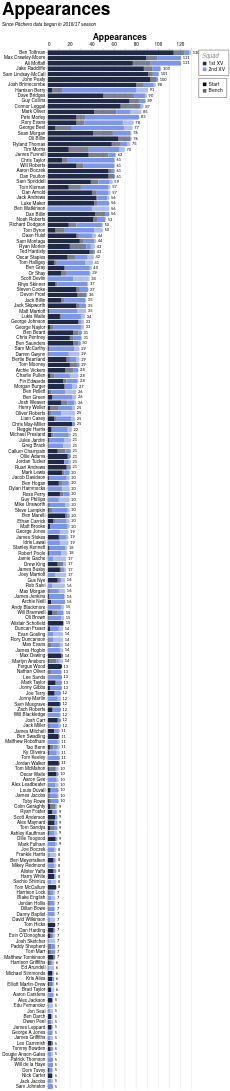

Specify this chart in Vega-Lite:
### Vega-Lite specification from a JSON file in a GitHub repository (floating-point values rounded to 4 significant figures; data arrays with more than 128 entries replaced by an {"elided": "..."} marker saying what was removed)
{"config": {"axis": {"labelFont": "PT Sans Narrow, Helvetica Neue, Helvetica, Arial, sans-serif", "titleFont": "PT Sans Narrow, Helvetica Neue, Helvetica, Arial, sans-serif", "labelFontSize": 13, "titleFontSize": 24, "gridColor": "#202947", "gridOpacity": 0.2, "zindex": 1}, "text": {"font": "Lato, sans-serif"}, "bar": {"cornerRadiusEnd": 5}, "header": {"labelFont": "PT Sans Narrow, Helvetica Neue, Helvetica, Arial, sans-serif", "titleFont": "PT Sans Narrow, Helvetica Neue, Helvetica, Arial, sans-serif", "labelFontSize": 24, "titleFontSize": 28, "labelFontWeight": "bold", "orient": "left"}, "legend": {"labelFont": "PT Sans Narrow, Helvetica Neue, Helvetica, Arial, sans-serif", "titleFont": "PT Sans Narrow, Helvetica Neue, Helvetica, Arial, sans-serif", "labelFontSize": 14, "titleFontSize": 16, "titlePadding": 5, "fillColor": "white", "strokeColor": "black", "padding": 10, "titleFontWeight": "lighter", "titleFontStyle": "italic", "titleColor": "gray", "offset": 10}, "title": {"font": "PT Sans Narrow, Helvetica Neue, Helvetica, Arial, sans-serif", "fontSize": 48, "fontWeight": "bold", "anchor": "start", "align": "center", "titlePadding": 20, "subtitlePadding": 10, "subtitleFontSize": 13, "subtitleColor": "", "subtitleFontStyle": "italic", "offset": 15, "color": "black"}, "axisX": {"labelAngle": 0}, "facet": {"title": null, "header": null, "align": {"row": "each", "column": "each"}}, "resolve": {"scale": {"y": "independent", "facet": "independent"}}, "background": "transparent", "scale": {"offsetBandPaddingOuter": 0.2, "offsetBandPaddingInner": 0.1}, "view": {"stroke": null, "background": "transparent"}}, "layer": [{"mark": {"type": "bar"}, "encoding": {"color": {"field": "squad", "legend": {"direction": "vertical", "labelExpr": "datum.value + ' XV'", "offset": 20, "orient": "right", "title": "Squad"}, "scale": {"domain": ["1st", "2nd"], "range": ["#202946", "#7d96e8"]}, "sort": ["1st", "2nd"], "type": "nominal"}, "opacity": {"field": "start", "legend": {"direction": "vertical", "offset": 20, "orient": "right", "title": null}, "scale": {"domain": ["Start", "Bench"], "range": [1.0, 0.6]}, "sort": ["Start", "Bench"], "type": "nominal"}, "order": {"field": "stack_order", "sort": "ascending", "type": "quantitative"}, "tooltip": [{"field": "player", "title": "Player", "type": "nominal"}, {"field": "squad", "title": "Squad", "type": "nominal"}, {"field": "start", "title": "Selection", "type": "nominal"}, {"aggregate": "sum", "field": "games", "title": "Games", "type": "quantitative"}, {"aggregate": "max", "field": "player_total", "title": "Total", "type": "quantitative"}], "x": {"aggregate": "sum", "axis": {"orient": "top", "title": "Appearances"}, "field": "games", "type": "quantitative"}, "y": {"field": "player", "sort": {"field": "player_total", "op": "max", "order": "descending"}, "title": null, "type": "nominal"}}}, {"mark": {"type": "text", "align": "left", "baseline": "middle", "color": "black", "dx": 4, "fontSize": 11}, "encoding": {"text": {"field": "total_games", "format": ".0f", "type": "quantitative"}, "x": {"axis": {"orient": "top", "title": "Appearances"}, "field": "total_games", "type": "quantitative"}, "y": {"field": "player", "sort": {"field": "player_total", "op": "max", "order": "descending"}, "title": null, "type": "nominal"}}, "transform": [{"aggregate": [{"op": "sum", "field": "games", "as": "total_games"}, {"op": "max", "field": "player_total", "as": "player_total"}], "groupby": ["player"]}]}], "data": {"name": "data-16b2906b80605e336dcd7ee2c9b70ca9"}, "height": {"step": 15}, "params": [{"name": "seasonParam", "value": []}, {"name": "gameTypesParam", "value": []}, {"name": "squadParam", "value": "All"}, {"name": "positionsParam", "value": []}, {"name": "minAppsParam", "value": 5}], "title": {"text": "Appearances", "subtitle": "Since Pitchero data began in 2016/17 season"}, "transform": [{"filter": "length(seasonParam) === 0 || indexof(seasonParam, datum.season) >= 0"}, {"filter": "length(gameTypesParam) === 0 || indexof(gameTypesParam, datum.game_type) >= 0"}, {"filter": "squadParam === \"All\" || datum.squad === squadParam"}, {"filter": "length(positionsParam) === 0 || indexof(positionsParam, datum.position) >= 0"}, {"joinaggregate": [{"op": "sum", "field": "games", "as": "player_total"}], "groupby": ["player"]}, {"filter": "datum.player_total >= minAppsParam"}], "width": 400, "$schema": "https://vega.github.io/schema/vega-lite/v5.20.1.json", "datasets": {"data-16b2906b80605e336dcd7ee2c9b70ca9": {"elided": "2377 records"}}}
